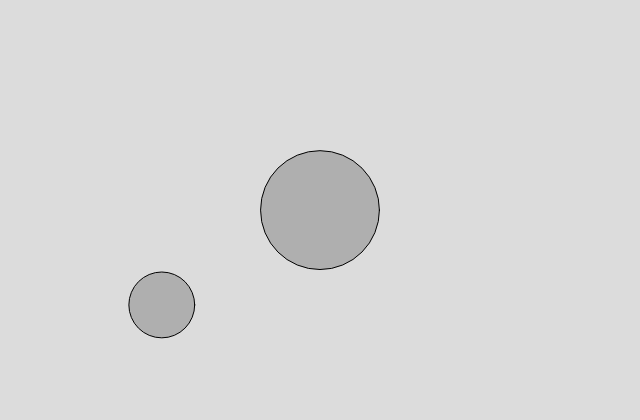
Frame 1 (no input)
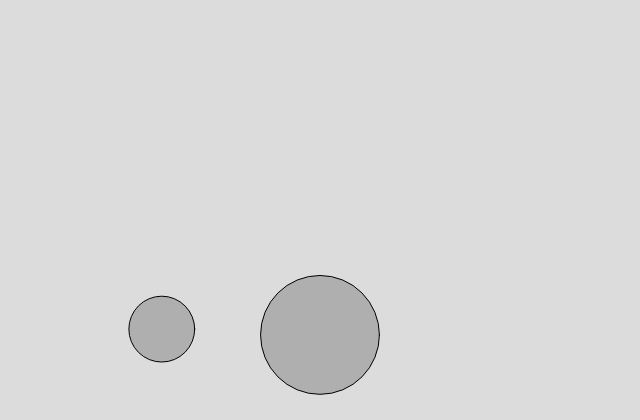
Frame 60 (no input)
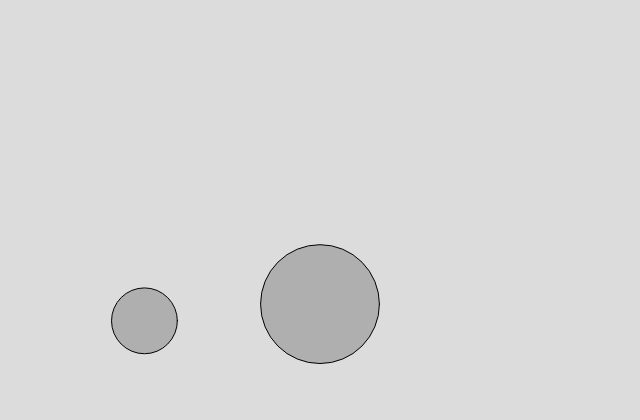
Frame 120 (the mouse pressed at the canvas centre since frame 60)

The p5.js sketch that drew these frames (run headless with seeded random() and noise() and a simulated clock; from frame 60 on, the mouse is pressed at the canvas centre):

// p5.js sketch
// ── sketch.js
class Mover {
    constructor(x, y, m) {
        this.position = createVector(x, y);
        this.velocity = createVector();
        this.acceleration = createVector();
        this.mass = m;
        this.radius = (m * 16) / 2;
        this.fircting = false;
    }

    applyForce(force) {
        let f = p5.Vector.div(force, this.mass);
        this.acceleration.add(f);
    }

    update() {
        this.velocity.add(this.acceleration);
        this.position.add(this.velocity);
        this.acceleration.mult(0);
        this.checkEdges();
    }

    show() {
        if (this.fricting) {
            stroke(175);
            fill(0);
        } else {
            stroke(0);
            fill(175);

        }
        circle(this.position.x, this.position.y, this.radius * 2);
    }

    checkEdges() {
        // how much of impact is absorbed by the object
        // when it hits a wall and changes direction
        const squishForce = 0.0;
        const bounceForce = 1.0 - squishForce;

        if (this.position.x > width - this.radius) {
            this.position.x = width - this.radius;
            this.velocity.x *= -bounceForce;
        } else if (this.position.x < this.radius) {
            this.position.x = this.radius;
            this.velocity.x *= -bounceForce;
        }

        if (this.position.y > height - this.radius) {
            this.position.y = height - this.radius;
            this.velocity.y *= -bounceForce;
        } else if (this.position.y < this.radius) {
            this.position.y = this.radius;
            this.velocity.y *= -bounceForce;
        }
    }

    contactBottomEdge() {
        return (this.position.y > height - this.radius - 1)
    }
}

let m1, m2;
let gravity;

function setup() {
    createCanvas(640, 420);

    m1 = new Mover(width / 2, height / 2, random(1, 10));
    m2 = new Mover(random(50, width - 50), random(20, height - 20), random(1, 10));

    gravity = createVector(0, 0.1);
}

function draw() {
    background(220);

    // scale gravity by mover's mass
    let gravity1 = p5.Vector.mult(gravity, m1.mass);
    let gravity2 = p5.Vector.mult(gravity, m2.mass);

    m1.applyForce(gravity1);
    m2.applyForce(gravity2);

    if (mouseIsPressed) {
        let mouseVector = createVector(mouseX, mouseY);

        let windVector = p5.Vector.sub(mouseVector, m1.position);
        windVector.normalize();
        windVector.mult(-1);
        m1.applyForce(windVector);

        windVector = p5.Vector.sub(mouseVector, m2.position);
        windVector.normalize();
        windVector.mult(-1);
        m2.applyForce(windVector);
    }

    if (m1.contactBottomEdge()) {
        let c = 0.5;
        let friction = m1.velocity.copy();
        friction.mult(-1);
        friction.setMag(c);
        m1.applyForce(friction);
        m1.fricting = true;
    } else {
        m1.fricting = false;
    }

    if (m2.contactBottomEdge()) {
        let c = 0.1;
        let friction = m2.velocity.copy();
        friction.mult(-1);
        friction.setMag(c);
        m2.applyForce(friction);
        m2.fricting = true;
    } else {
        m2.fricting = false;
    }

    m1.update();
    m1.show();
    m2.update();
    m2.show();
}
